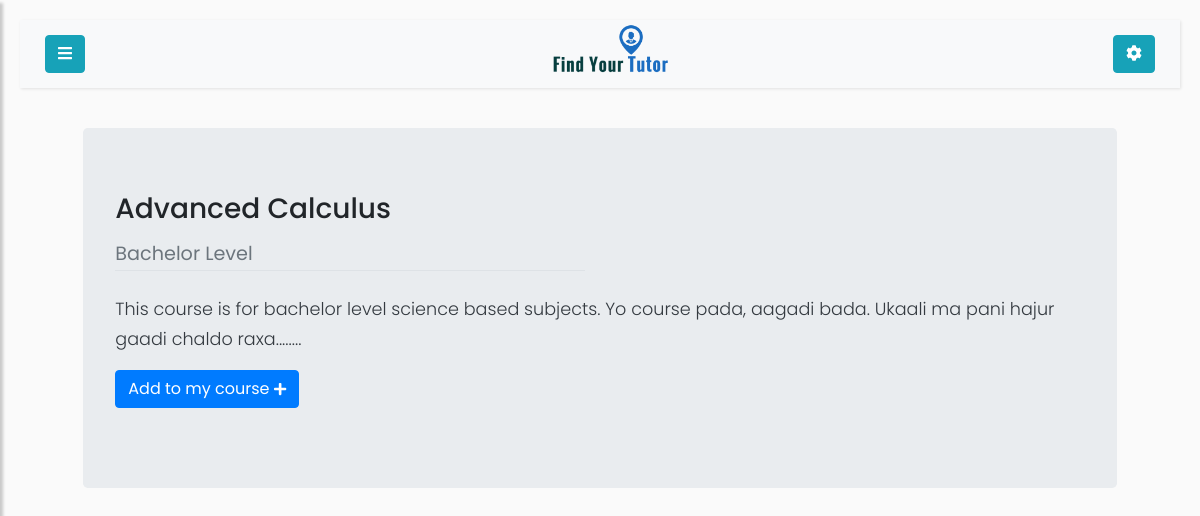
/courses/1 (signed in), run on the app's committed database.
### app/models.py (models this page shows)
class Course(db.Model):
    id = db.Column(db.Integer, primary_key=True)
    course_title = db.Column(db.String(100), nullable=False)
    course_level = db.Column(db.String(100), nullable=False)
    course_description = db.Column(db.String(1000))
    mycourse = db.relationship('Mycourse', backref='Course', cascade="all, delete")

### app/routes.py (the view)
@app.route('/courses/<int:id>')
@login_required
def courses_by_id(id):
    course = Course.query.filter_by(id=id).first_or_404()
    user = User.query.filter_by(username=current_user.username).first()
    return render_template('course-details.html', course=course, profilepic=fetch_profile_pic(getattr(user, user.role)), user=user)

### app/models.py (called while the page is built)
@login_manager.user_loader
def load_user(id):
    return User.query.get(int(id))

### app/routes.py (called while the page is built)
def fetch_profile_pic(user_obj):
    try:
        pic_name_from_db = getattr(user_obj, 'profile_pic')
        picture_path = os.path.join(app.root_path, 'static/profile_pics')
        if pic_name_from_db in os.listdir(picture_path):
            profile_pic = url_for('static',filename='profile_pics/' + pic_name_from_db)
            return profile_pic
        return fetch_default_profile_pic(user_obj)
    except:
        return fetch_default_profile_pic(user_obj)

### app/templates/course-details.html (shortened to what this page needs)
{% if user.role=='student' %}
    {% extends 'student.html' %}
{% else %}
    {% extends 'tutor.html' %}
{% endif %}
{% block content %}
<div class="col-sm-11 mx-auto">
    <div class="jumbotron">
        <div class='row'>
            <div class = 'col-md-6'>
                <legend class="border-bottom mb-4">
                    <h3> {{ course.course_title }} </h3>
                    <small class="text-muted">{{ course.course_level }}</small>
                </legend>
            </div>
        </div>
        <div class='row'>
            <div class='col-md-12'>
                <p class='text-dark'>{{ course.course_description }}</p>
            </div>
        </div>
        <p>
            <a class="btn btn-primary" href="{{url_for('add_course',id=course.id)}}" role="button">Add to my course
                <i class="fas fa-plus fa-sm"></i>
                </a>
        </p>
    </div>
</div>
{% endblock %}

### data on the page
Course: course_title "Advanced Calculus", course_level "Bachelor Level", course_description "This course is for bachelor level science based subjects. Yo course pada, aagadi bada. Ukaali ma pani hajur gaadi chaldo raxa........"
